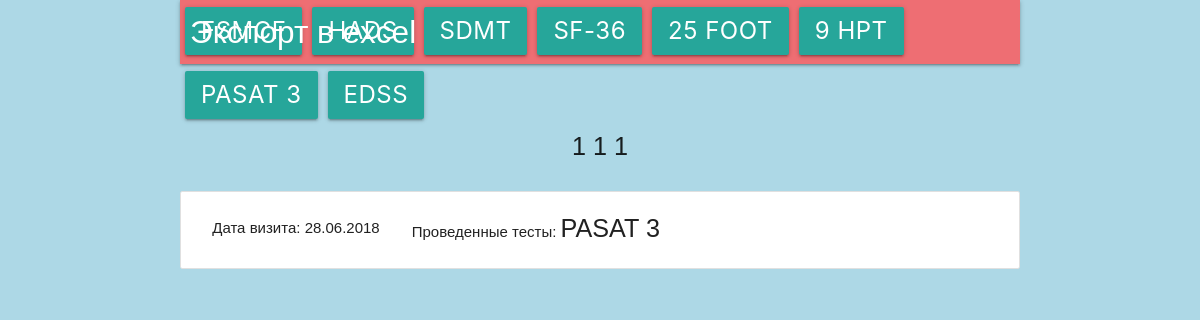
The page /patient/3 on the database as committed earlier.
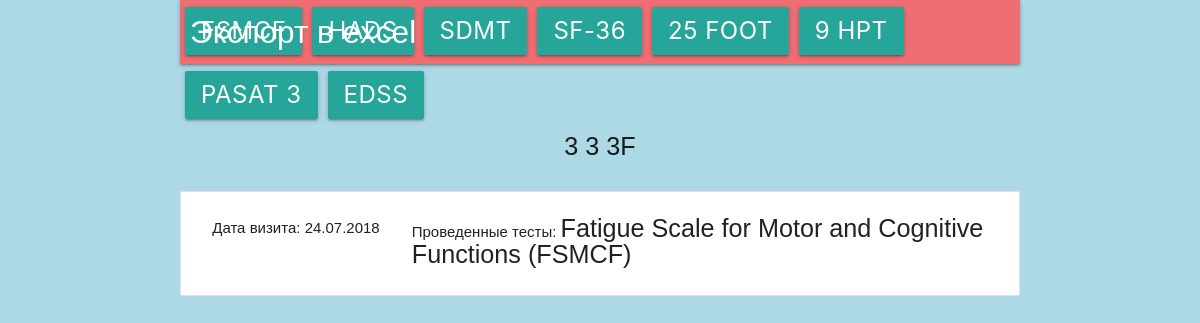
The same page on the database as committed later.
### models.py (models this page shows, shortened)
class Person(db.Model):
    __tablename__ = 'person'
    id = db.Column(db.Integer, primary_key=True)
    fname = db.Column(db.String(30), nullable=False)
    sname = db.Column(db.String(30), nullable=False)
    lname = db.Column(db.String(30), nullable=False)
    type = db.Column(db.String(50))
    __mapper_args__ = {
        'polymorphic_on' : type,
        'polymorphic_identity' : 'person'
    }

class Visit(db.Model):
    __tablename__ = 'visit'
    id = db.Column(db.Integer, primary_key=True)
    patient_id = db.Column(db.Integer, db.ForeignKey('patient.id'))
    doctor_id = db.Column(db.Integer, db.ForeignKey('patient.id'))
    visit_date = db.Column(db.DateTime, nullable=False, default=datetime.utcnow)

class BasicTest(db.Model):
    __tablename__ = 'basic_test'
    id = db.Column(db.Integer, primary_key=True)
    visit_id = db.Column(db.Integer, db.ForeignKey('visit.id'), nullable=False)
    screenshot_path = db.Column(db.String(), unique=True, nullable=False)
    type = db.Column(db.String(50))
    __mapper_args__ = {
        'polymorphic_identity' : 'basic_test',
        'polymorphic_on' : type
    }
    def __repr__(self):
        return 'Id: {0}, screen: {1}, type: {2}, visit_Id: {3}'.format(self.id, self.screenshot_path, self.type, self.visit_id)

class PASAT3(BasicTest):
    __tablename__ = 'PASAT 3'
    id = db.Column(db.Integer, db.ForeignKey('basic_test.id'), primary_key=True)
    form_type = db.Column(db.String(5))
    correct = db.Column(db.Integer)
    procent = db.Column(db.Float)
    __mapper_args__ = {
        'polymorphic_identity':'PASAT 3',
    }

class BasicTest(db.Model):
    __tablename__ = 'basic_test'
    id = db.Column(db.Integer, primary_key=True)
    visit_id = db.Column(db.Integer, db.ForeignKey('visit.id'), nullable=False)
    screenshot_path = db.Column(db.String(), unique=True, nullable=False)
    type = db.Column(db.String(50))
    __mapper_args__ = {
        'polymorphic_identity' : 'basic_test',
        'polymorphic_on' : type
    }
    def __repr__(self):
        return 'Id: {0}, screen: {1}, type: {2}, visit_Id: {3}'.format(self.id, self.screenshot_path, self.type, self.visit_id)

class FSMC(BasicTest):
    __tablename__ = 'Fatigue Scale for Motor and Cognitive Functions (FSMCF)'
    id = db.Column(db.Integer, db.ForeignKey('basic_test.id'), primary_key=True)
    kog = db.Column(db.Integer)
    mot = db.Column(db.Integer)
    total = db.Column(db.Integer)
    __mapper_args__ = {
        'polymorphic_identity':'Fatigue Scale for Motor and Cognitive Functions (FSMCF)',
    }

### app.py (the view)
@app.route('/patient/<patient_id>', methods=['GET','POST'])
def patient_view(patient_id):
    patient = Patient.query.get(patient_id)
    visits = Visit.query.filter_by(patient_id = patient_id).all()
    visit_tests = []
    for visit in visits:
        tests = []
        tests.append(visit)
        tests.append(BasicTest.query.filter_by(visit_id = visit.id).all())
        visit_tests.append(tests)
    print(visit_tests)
    return render_template("patient_view.html", visit_tests = visit_tests, patient = patient)

### templates/patient_view.html (shortened to what this page needs)
{% extends "basic.html" %}
{% block title %}
  <link rel="stylesheet" type=text/css href="{{ url_for('static', filename='css/materialize/materialize.min.css')}}">
{% endblock %}
{% block body %}
    <div class="container">
      <nav>
        <div class="nav-wrapper">
          <a href="#!" class="brand-logo excel-logo">Экспорт в excel</a>
          <ul class="right">
            {% for test_name in ['FSMCF', 'HADS', 'SDMT', 'SF-36', '25 Foot', '9 HPT', 'PASAT 3', 'EDSS'] %}
             <li><button class="flow-text btn export-btn" value="{{ test_name }}">{{ test_name }}</button></li>
            {% endfor %}
          </ul>
        </div>
      </nav>
      <p class="flow-text">{{ patient.sname }} {{ patient.fname }} {{ patient.lname }}</p>
      <ul class="collection">
        {% for visit,tests in visit_tests %}
        <li class="collection-item" data-visit="{{ visit.id }}">
          <div class="row mb-0">
            <p class="col s3 left-align">
              Дата визита: {{ visit.visit_date.strftime('%d.%m.%Y') }}
            </p>
            <p class="col s9 left-align">
              Проведенные тесты:
              {% for test in tests %}
                <span class="flow-text">{{test.type}}&nbsp;<span>
              {% endfor %}
            </p>
          </div>
          {% endfor %}
        </li>
      </ul>
    </div>
{% endblock %}

### templates/basic.html (shortened to what this page needs)
<!doctype html>
<html lang="ru">
  <head>
    {% block title %}
    {% endblock %}
    <link rel="stylesheet" href="{{ url_for('static', filename='css/style.css')}}">
    <link rel="stylesheet" href="{{ url_for('static', filename='css/styles.css')}}">
  </head>
    {% block body %}{% endblock %}
</html>

### static/css/style.css (style rules this page uses)
* { font-family: Trebuchet MS, palatino linotype, sans-serif; }
p { text-align: center; }

### static/css/styles.css (style rules this page uses)
.export-btn { margin-top: -5px; margin-left: 5px; margin-right: 5px; line-height: 48px; height: 48px; font-size: 24px; }
.excel-logo { margin-left: 10px; }
.mb-0 { margin-bottom: 0 !important; }

Rows that differ between the two databases and show on the page:
no longer on this page (row edited): Visit: visit_date "28.06.2018"
removed PASAT3: type "PASAT 3"
changed Person: sname "1" → "3"; fname "1" → "3"; lname "1" → "3F"
now on this page (row edited): Visit: visit_date "24.07.2018"
added FSMC: type "Fatigue Scale for Motor and Cognitive Functions (FSMCF)"
